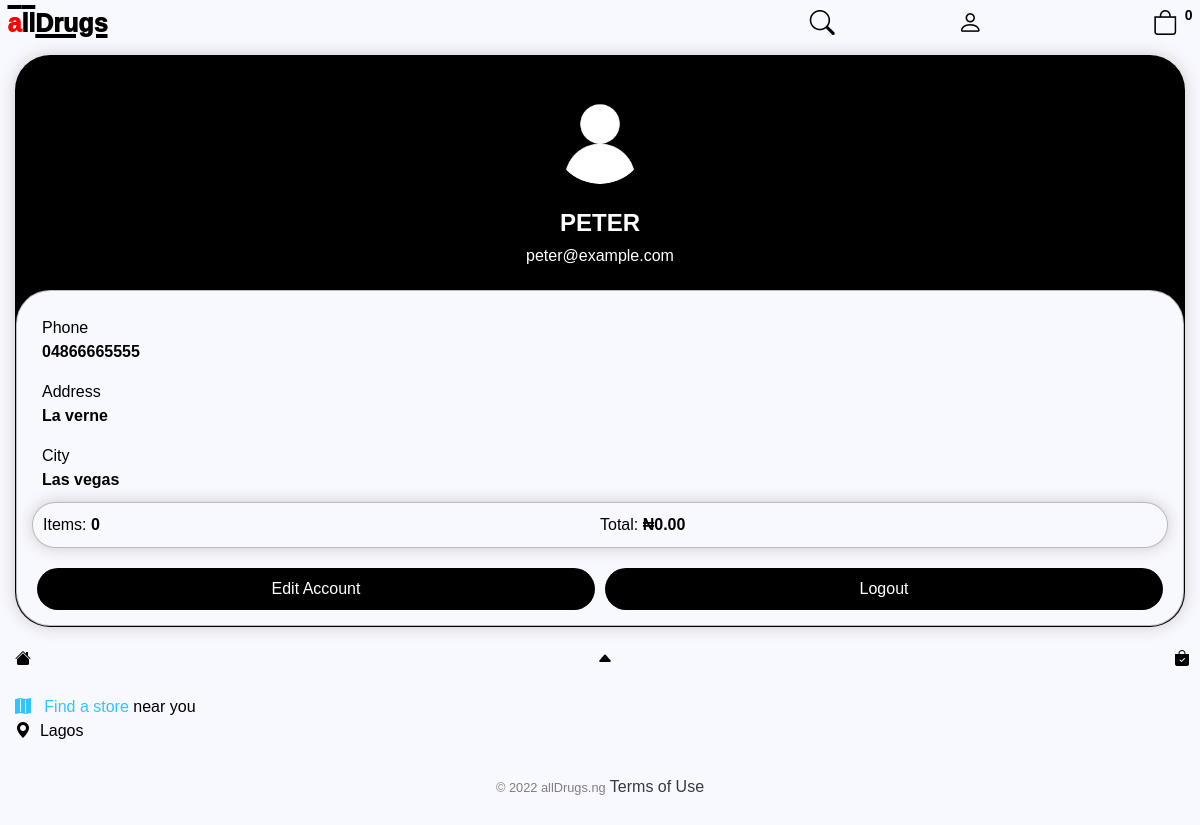
Before: /account/ (signed in) with the older database file.
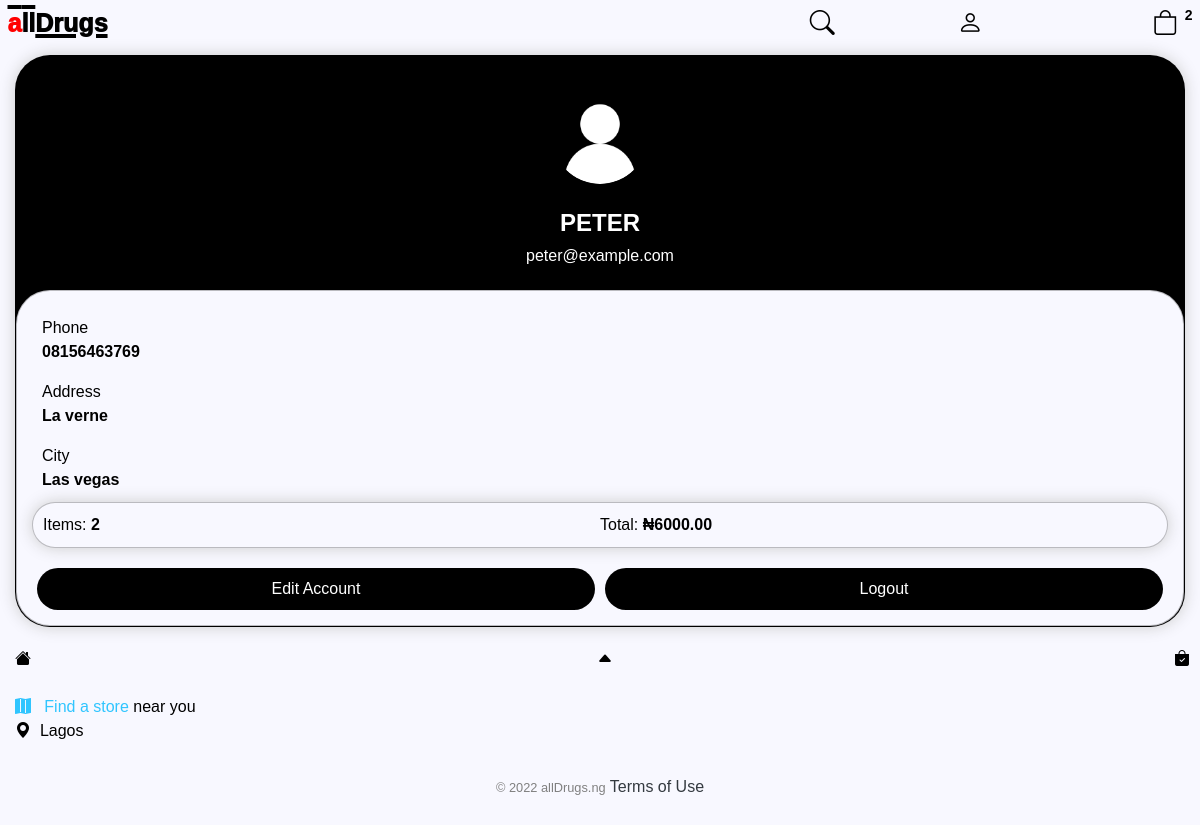
After: the same page with the newer database file.
### store/models.py (models this page shows, shortened)
class Customer(models.Model):
    user = models.OneToOneField(User, on_delete=models.CASCADE, null=True, blank=True)
    name = models.CharField(max_length=200, null=True)
    phone = PhoneField(blank=True, help_text='Contact phone number')
    email = models.CharField(max_length=200, null=True)
    image = models.ImageField(null=True, blank=True, default='user.png', upload_to='uploads/')
    color = ColorField(default='#FF0000',format="hexa", image_field="image")
    @property
    def imageURL(self):
        try:
            url = self.image.url
        except:
            url=''
        return url

class Order(models.Model):
    customer = models.ForeignKey(Customer, on_delete=models.SET_NULL, null=True, blank=True)
    date_ordered = models.DateTimeField(auto_now_add=True)
    complete = models.BooleanField(default=False,null=True,  blank=False)
    transaction_id = models.CharField(max_length=200, null= True)
    @property
    def get_cart_total(self):
        orderitems = self.orderitem_set.all()
        total = sum([item.get_total for item in orderitems])
        return total
    @property
    def get_cart_items(self):
        orderitems = self.orderitem_set.all()
        total = sum([item.quantity for item in orderitems])
        return total

class OrderItem(models.Model):
    product = models.ForeignKey(Product, on_delete=models.SET_NULL, null=True, blank=True)
    order = models.ForeignKey(Order, on_delete=models.SET_NULL, null=True, blank=True)
    quantity = models.IntegerField(default=0,null=True,  blank=True)
    date_added = models.DateTimeField(auto_now_add=True)
    @property
    def get_total(self):
        total = self.product.price * self.quantity
        return total

class Product(models.Model):
    name = models.CharField(max_length=200, null=True,default="drug")
    drug_class = models.ManyToManyField(Category,default="analgesic")
    price = models.DecimalField(default=1000,max_digits=10, decimal_places=2)
    digital = models.BooleanField(default=False,null=True,  blank=False)
    image = models.ImageField(null=True, blank=True, default='sample.png', upload_to='uploads/')
    form = models.CharField (max_length=200,null=True,blank=True,default='Tablet',choices=dosage_form)
    dosage = models.CharField (max_length=200,blank=True,null=True,default="100mg")
    indication = models.TextField (max_length=2000,blank=True, null=True,default="ailment")
    prescription = models.CharField(max_length=1000,blank=True,null=True,default="daily")
    color = ColorField(default='#FF0000',format="hexa", image_field="image")

### store/views.py (the view)
def account(request):
	data = cartData(request)
	cartItems = data['cartItems']
	order = data['order']
	items = data['items']
	user = request.user.customer
	try:
	    ship = ShippingAddress.objects.get(customer= user, order = order)
	except ShippingAddress.DoesNotExist:
	    ship = None
	context = {'items':items, 'user':user, 'order':order, 'cartItems':cartItems, 'ship':ship }
	return render(request, 'store/account.html', context)

### store/utils.py (called while the page is built)
def cartData(request):
	if request.user.is_authenticated:
		customer = request.user.customer
		order, created = Order.objects.get_or_create(customer=customer, complete=False)
		items = order.orderitem_set.all()
		cartItems = order.get_cart_items
	else:
		cookieData = cookieCart(request)
		cartItems = cookieData['cartItems']
		order = cookieData['order']
		items = cookieData['items']
	return {'cartItems':cartItems ,'order':order, 'items':items}

### store/templates/store/account.html (shortened to what this page needs)
{% extends "store/main.html" %}
{% load static %}
{% block content %}
<div class="row">
    <div class="col-lg-12 text-center">
        <div id="profile" class="box-element"style="">
            <img style="width:100px; length:100px;border:2px solid;border-radius:50%; margin:15px" src="{{user.imageURL}}">
            <h4>
                <strong style="text-transform:uppercase;">
                    {{user.name}}
                </strong>
            </h4>
            <h6 style="">
                {{user.email}}
            </h6>
            <div style="padding:15px;margin: 25px 0px 0px 0px;box-shadow:none;border-radius:34px;"id="" class="box-element">
                <div style="margin:10px"class="contact text-left">
                    <div style="display:flex; justify-content:space-between; flex-direction:column;" class="phone">
                        <section style="flex:50%">
                            Phone
                        </section>
                        <section style="flex:50%">
                            <strong>
                                {{user.phone}}
                            </strong>
                        </section>
                    </div>
                    <div style="display:flex ;justify-content:space-between; flex-direction:column;" class="address">
                        <section style="flex:50%">
                            Address
                        </section>
                        <section style="flex:50%">
                            <strong>
                                {{ship.address}}
                            </strong>
                        </section>
                    </div>
                    <div style="display:flex justify-content:space-between; flex-direction:column;" class="city">
                        <section style="flex:50%">
                            City
                        </section>
                        <section style="flex:50%">
                            <strong>
                                {{ship.city}}
                            </strong>
                        </section>
                    </div>
                </div>
                <div class="cart box-element">
                    <div style="display:flex">
                        <div style="flex:1;display:flex"class="">
                            <section style="text-align:center">
                                Items:
                            </section>
                            <section>
                                <strong>
                                    &nbsp;{{order.get_cart_items}}
                                </strong>
                            </section>
                        </div>
                        <div style="flex:1;display:flex"class="">
                            <section>
                                Total:
                            </section>
                            <section>
                                <strong>
                                    &nbsp;₦{{order.get_cart_total|floatformat:2}}
                                </strong>
                            </section>
                        </div>
                    </div>
                </div>
                <div style="display:flex">
                    <button style="margin:20px 5px 0px 5px;border:none; border-radius:30px;padding:8px;"class="btn-block profile-btn-a"
                        onclick="window.location.href='{% url 'edit_account' user.id %}'">
                        Edit Account
                    </button>
                    <form style="margin:20px 5px 0px 5px; border:none; border-radius:30px;padding:8px;"class="btn-block profile-btn-b" method="POST" action="{% url 'logout' %}">
                        <input
                        type="submit"
                        style="background:none;color:white;border:none"
                        value="Logout"
                        />
                    </form>
                </div>
            </div>
        </div>
    </div>
</div>
{% endblock content %}

Changed rows visible on the page:
changed Customer "PETER": phone "04866665555" → "08156463769"
computed for Order: get_cart_items "0" → "2"; get_cart_total "0.00" → "6000.00"
Other visible differences:
{{ cartItems }}: "0" → "2"
